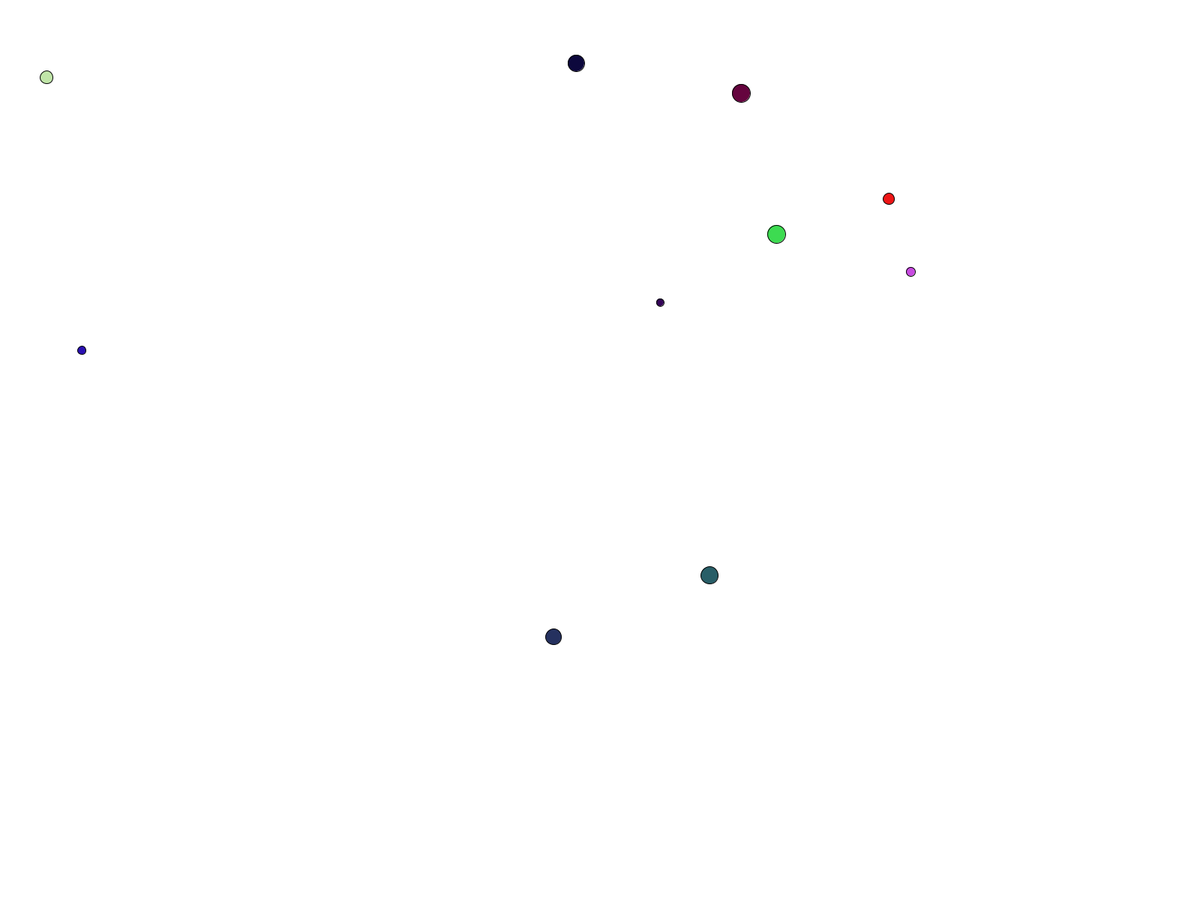
Frame 1 (no input)
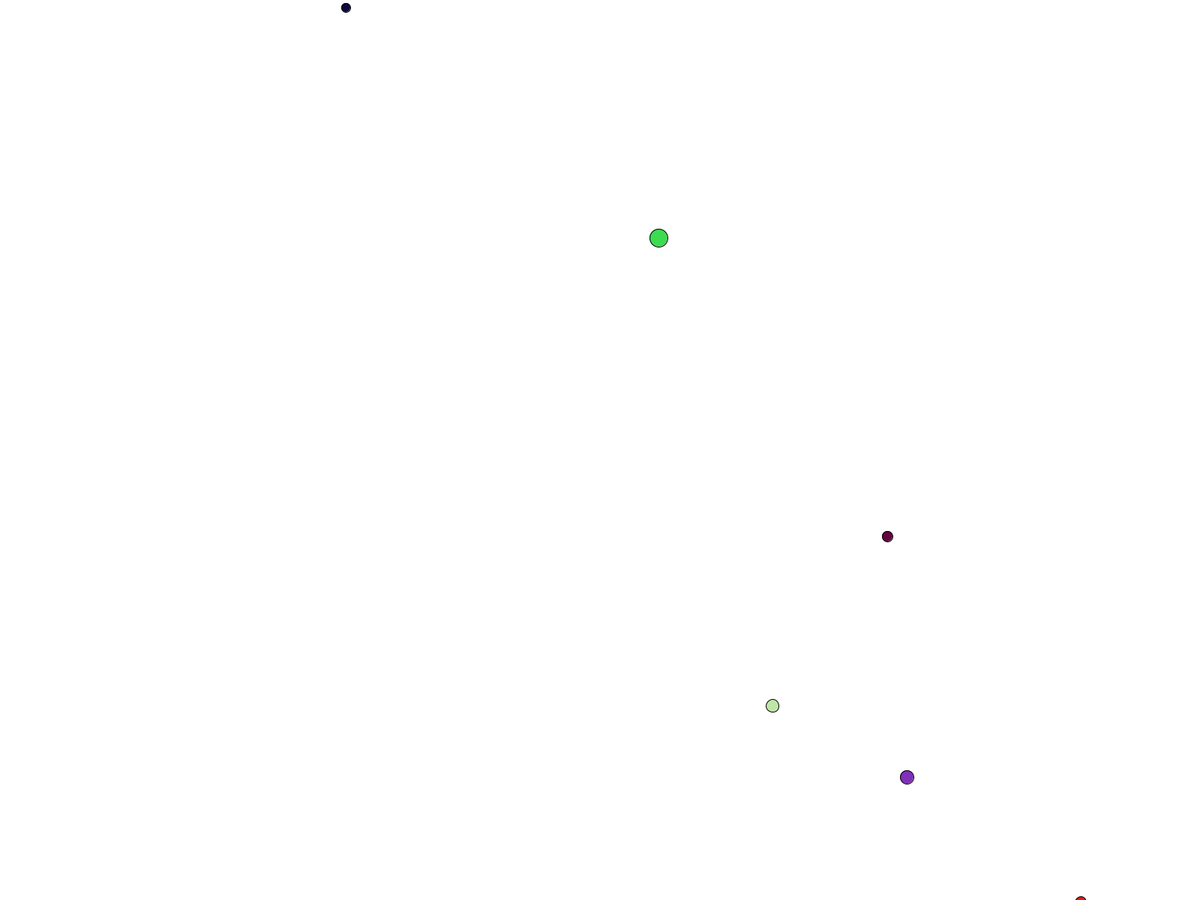
Frame 60 (the mouse pressed at the canvas centre just before this capture)
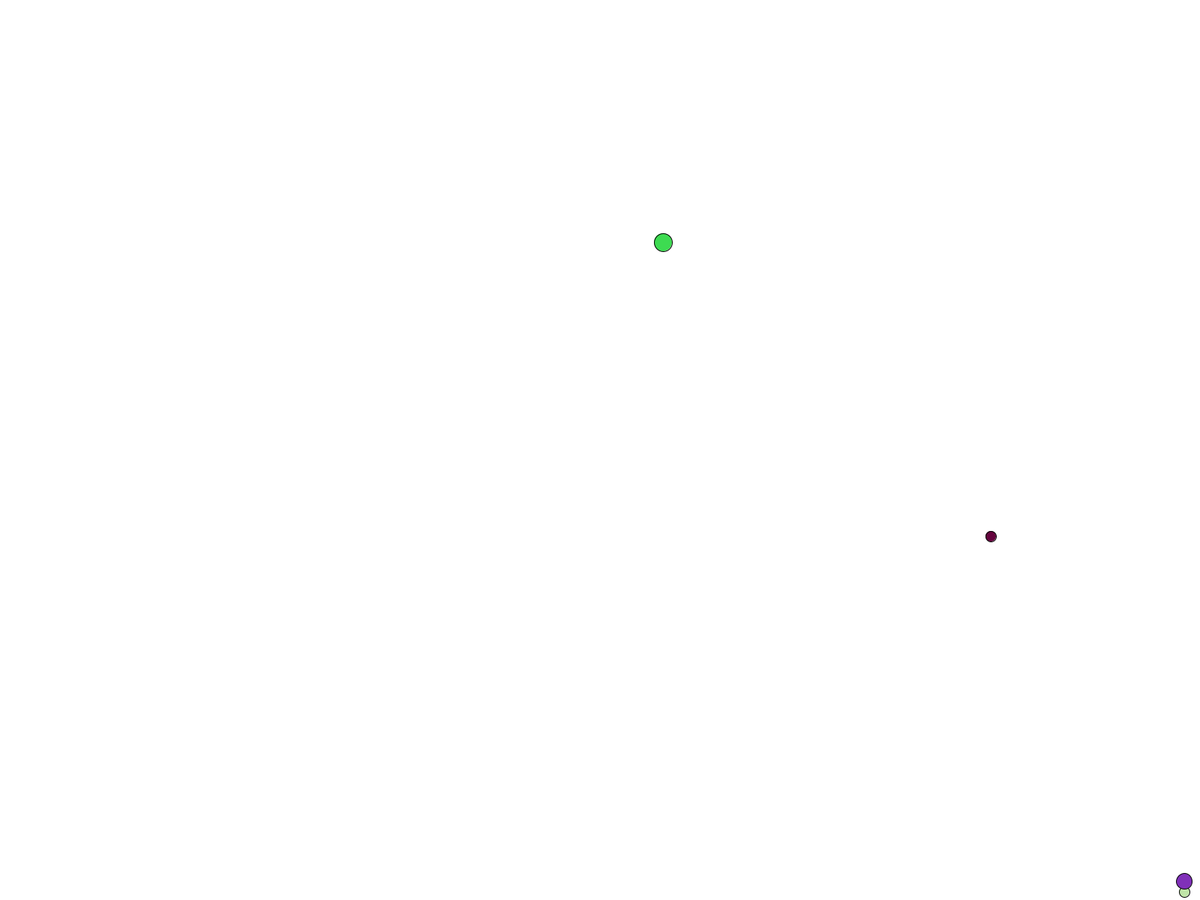
Frame 120 (the mouse held since frame 60 and released just before this capture)

The Processing sketch that drew these frames (run headless with seeded random() and noise(); from frame 60 on, the mouse is pressed at the canvas centre):

// Processing sketch: boba_A_creature_simulation_
// ── boba_A_creature_simulation_.pde
boba[] bobaArray = new boba[2048];
int bobaCount = 10;

void setup() {
  fullScreen();
  frameRate(10);
  for(int i=0; i<2048; i++) {
    bobaArray[i] = new boba(round(random(width)),round(random(height))); 
  }
}

void draw() {
  background(255);
  for(int i=0; i<bobaCount; i++) {
    bobaArray[i].display();
    bobaArray[i].ai();
  }
}

class boba {
  float x;
  float y;
  int size = round(random(8,25));
  int ca=round(random(255));
  int cb=round(random(255));
  int cc=round(random(255));
  int id;
  int speed;
  boolean wtb=false;
  
  boba() {
    
  }
  
  boba(int bx, int by) {
    x=bx;
    y=by;
    id=round(random(2048));
  }
  
  void display() {
    fill(ca,cb,cc);
    ellipse(x,y,size,size);
  }
  
  void ai() {

    
    speed=ceil(size/(random(4,6)));
    
    for(int i=0; i<2048; i++) {
      if(id==bobaArray[i].id) {
        id=round(random(2048));
      }
    }
    
    for(int i=0; i<bobaCount; i++) {
      if(x>width-size) {
        x--; 
      }
      if(x<size) {
        x++; 
      }
      if(y>height-size) {
        y--; 
      }
      if(y<size) {
        y++; 
      }
      if(wtb==true) {
        if(bobaArray[i].wtb==true && !(bobaArray[i].id==id)) {
            if(bobaArray[i].x>x) {
              x+=speed; 
            }
            else  {
              x-=speed; 
            }
            
            if(bobaArray[i].y>y) {
              y+=speed; 
            }
            else  {
              y-=speed; 
            }
            
            if(bobaArray[i].x<x+size/2 && bobaArray[i].x>x-size/2 && bobaArray[i].y<y+size/2 && bobaArray[i].y>y-size/2) {
              bobaCount++;
              size=size-10;
              bobaArray[i].size-=10;
              bobaArray[bobaCount].ca-=(bobaArray[i].ca+ca)/2;
              bobaArray[bobaCount].cb-=(bobaArray[i].cb+cb)/2;
              bobaArray[bobaCount].cc-=(bobaArray[i].cc+cc)/2;
              wtb=false;
              bobaArray[i].wtb=false;
            }
        }
      }
    else {
      if(round(random(10))==1 && size>20) {
        wtb=true; 
      }
      if(size<20) {
        wtb=false; 
      }
      if(bobaArray[i].x<x+size/2 && bobaArray[i].x>x-size/2 && bobaArray[i].y<y+size/2 && bobaArray[i].y>y-size/2) {
        if(bobaArray[i].size<size) {
          size++;
        }
        if(bobaArray[i].size>size) {
          size--; 
        }
      }
    
      if(bobaArray[i].size<size) {
        //while(!(bobaArray[i].x<x+size/2 && bobaArray[i].x>x-size/2 && bobaArray[i].y<y+size/2 && bobaArray[i].y>y-size/2)) { //int a=0; a<dist(bobaArray[i].x,bobaArray[i].y,x,y); a++
          if(bobaArray[i].x>x) {
            x+=speed; 
          }
          else {
            x-=speed;
          }
          if(bobaArray[i].y>y) {
            y+=speed; 
          }
          else {
            y-=speed;
          }
        //}
      }
      else {
          if(bobaArray[i].x>x) {
            x-=speed; 
          }
          else {
            x+=speed;
          }
          if(bobaArray[i].y>y) {
            y-=speed; 
          }
          else {
            y+=speed;
          }
      }
      
    }
  }
}
}
